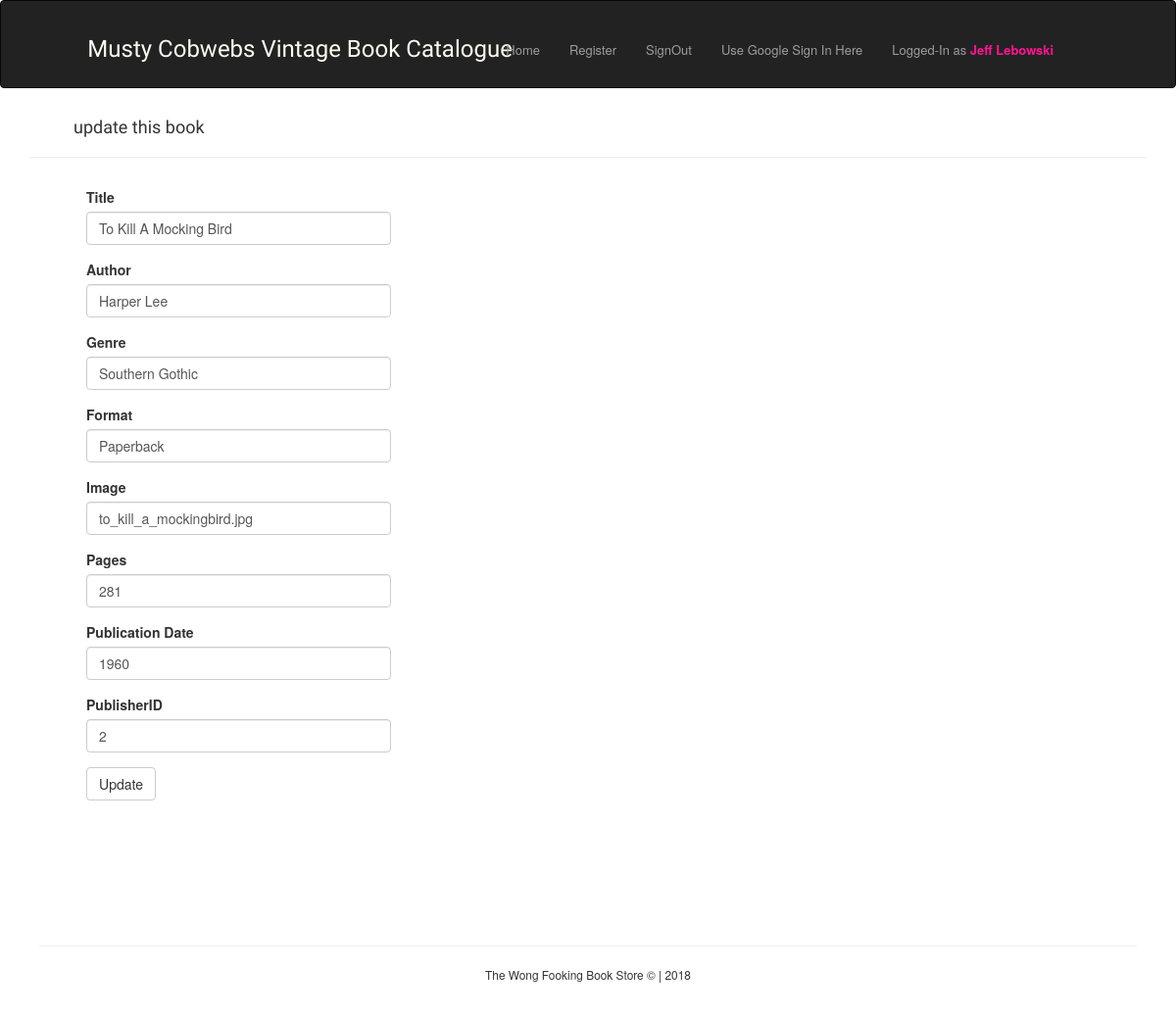
Page /book/edit/3 (signed in) on the earlier database version.
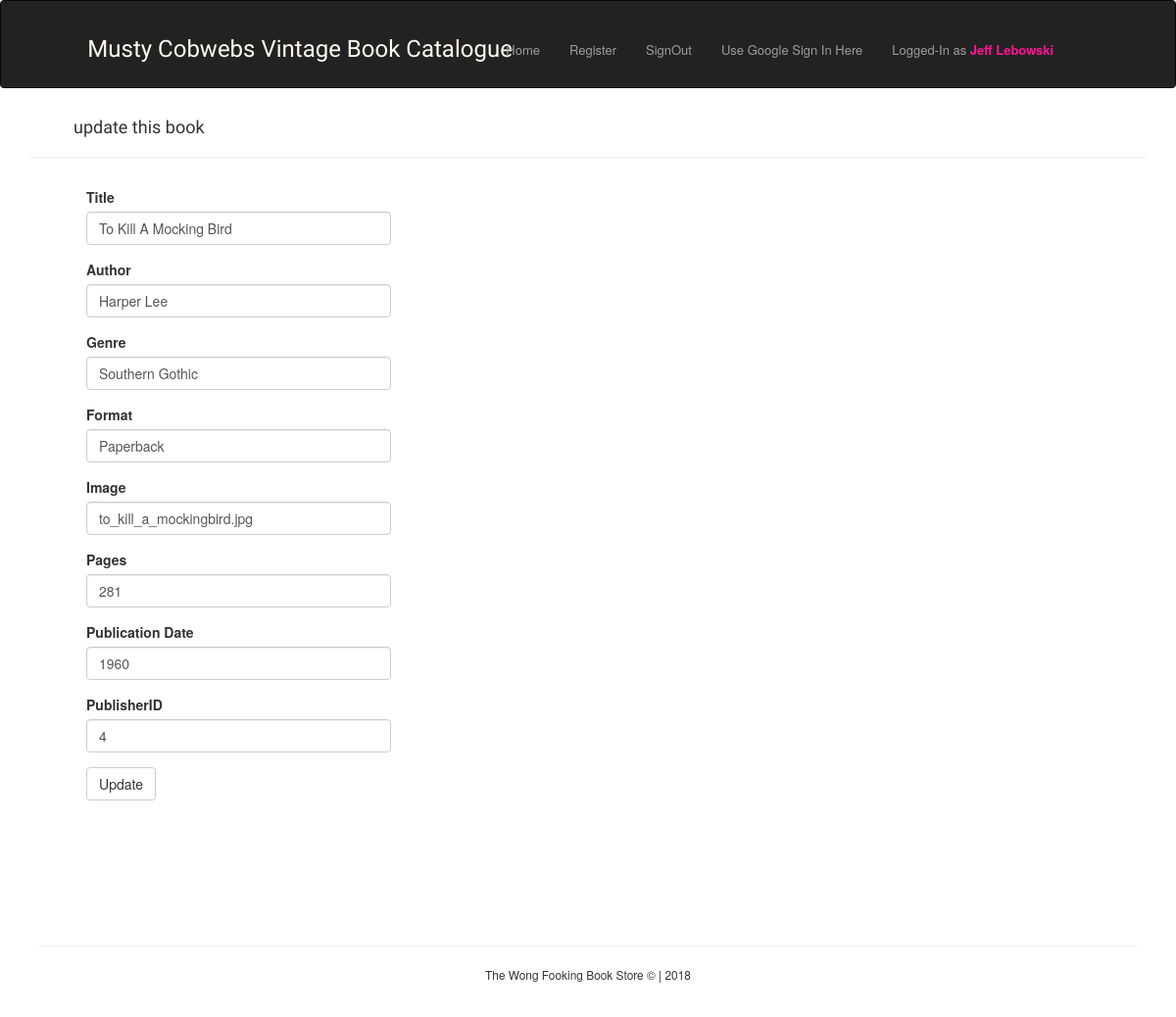
Same page on the later database version.
### database_setup.py (models this page shows)
class Book(Base):
    __tablename__ = 'book'
    id = Column(Integer, primary_key=True)
    title = Column(String(500), nullable=False, index=True)
    author = Column(String(350))
    genre = Column(String(50))
    format = Column(String(50))
    image = Column(String(250))
    num_pages = Column(Integer)
    pub_date = Column(String(20))
    pub_id = Column(Integer, ForeignKey('publication.id'))

### project.py (the view, shortened to what this page needs)
@app.route('/book/edit/<book_id>', methods=['GET', 'POST'])
@login_required
def edit_book(book_id):
    book = Book.query.get(book_id)
    form = EditBookForm(obj=book)
    return render_template('edit_book.html', form=form)

### project.py
class EditBookForm(FlaskForm):
    title = StringField('Title', validators=[DataRequired()])
    author = StringField('Author', validators=[DataRequired()])
    genre = StringField('Genre', validators=[DataRequired()])
    format = StringField('Format', validators=[DataRequired()])
    image = StringField('Image')
    num_pages = StringField('Pages', validators=[DataRequired()])
    pub_date = StringField('Publication Date', validators=[DataRequired()])
    pub_id = IntegerField('PublisherID', validators=[DataRequired()])
    submit = SubmitField('Update')

### project.py (called while the page is built)
@login_manager.user_loader
def load_user(id):
    return User.query.get(int(id))

### templates/edit_book.html (shortened to what this page needs)
{% extends 'layout.html' %}
{% block content %}
    <div class="container">
        <h4 style="margin-left: 45px"> update this book </h4>
        <hr>
          {{ wtf.quick_form(form) }}
    </div>
{% endblock %}

Differences in the rows shown:
changed Book "To Kill A Mocking Bird": pub_id "2" → "4"
